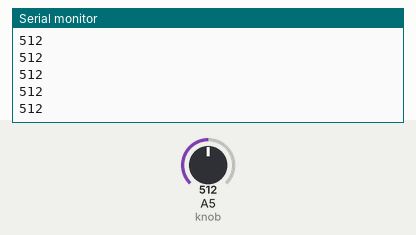
This sketch was run on a simulated Arduino Uno, built with avr-gcc and run on an emulated ATmega328P. Parts: the last lines printed to the serial monitor. The inputs (shaded band) are chosen by the test bench; at power-on: A5 (knob) = 512.

Above: at 1.2 s.
1.3 s: A5 (knob) set to 716
At 2.2 s:
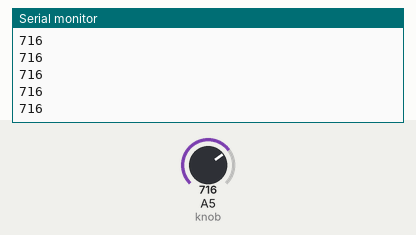
2.8 s: A5 (knob) set to 900
At 3.6 s:
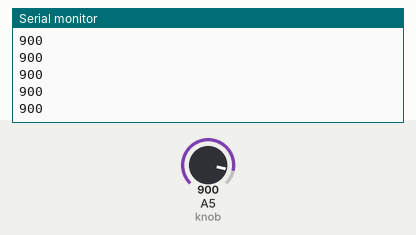
Timing chart, 0 to 5.8 s (numbered marks = the images above; inputs shaded):
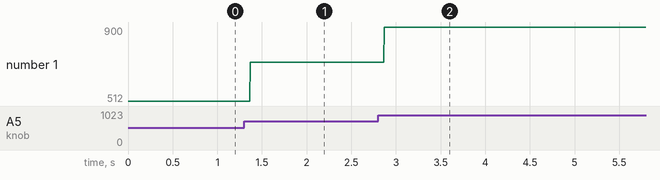

Measured:
- after the input at 1.3 s, the serial monitor: prints a new line after 0.07 s (image 1)
- after the input at 2.8 s, the serial monitor: prints a new line after 0.07 s (image 2)
- plotted number 1: 512 → 716 after the input at 1.3 s, 716 → 900 after the input at 2.8 s

The sketch:

hand_drawn_knob.ino
```cpp
int knob = A5;

void setup() {
  // put your setup code here, to run once:
  Serial.begin(9600);
  pinMode(knob,INPUT_PULLUP);
}

void loop() {

  // put your main code here, to run repeatedly:
  int myKnobData = analogRead(knob);
  Serial.println(myKnobData);
}
```
